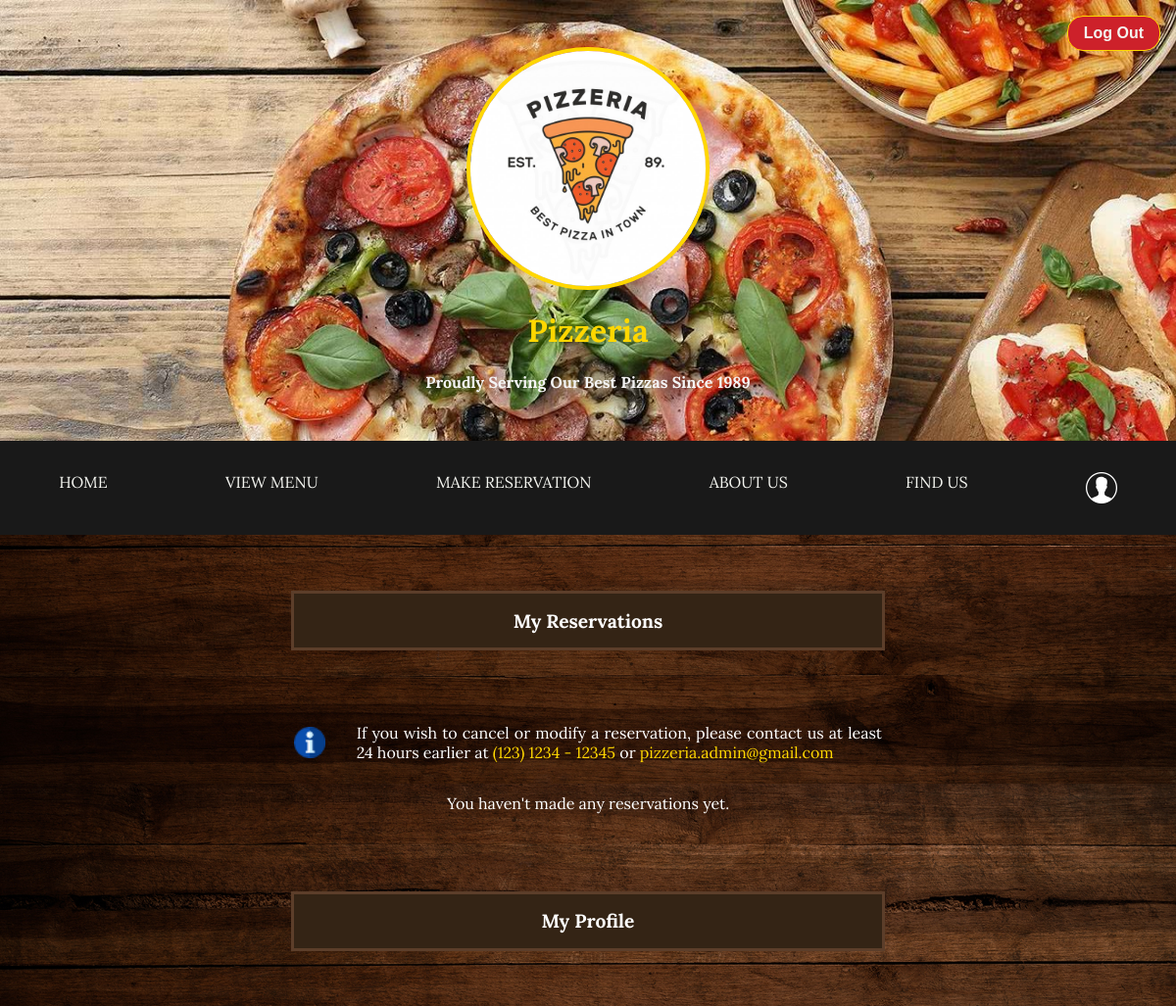
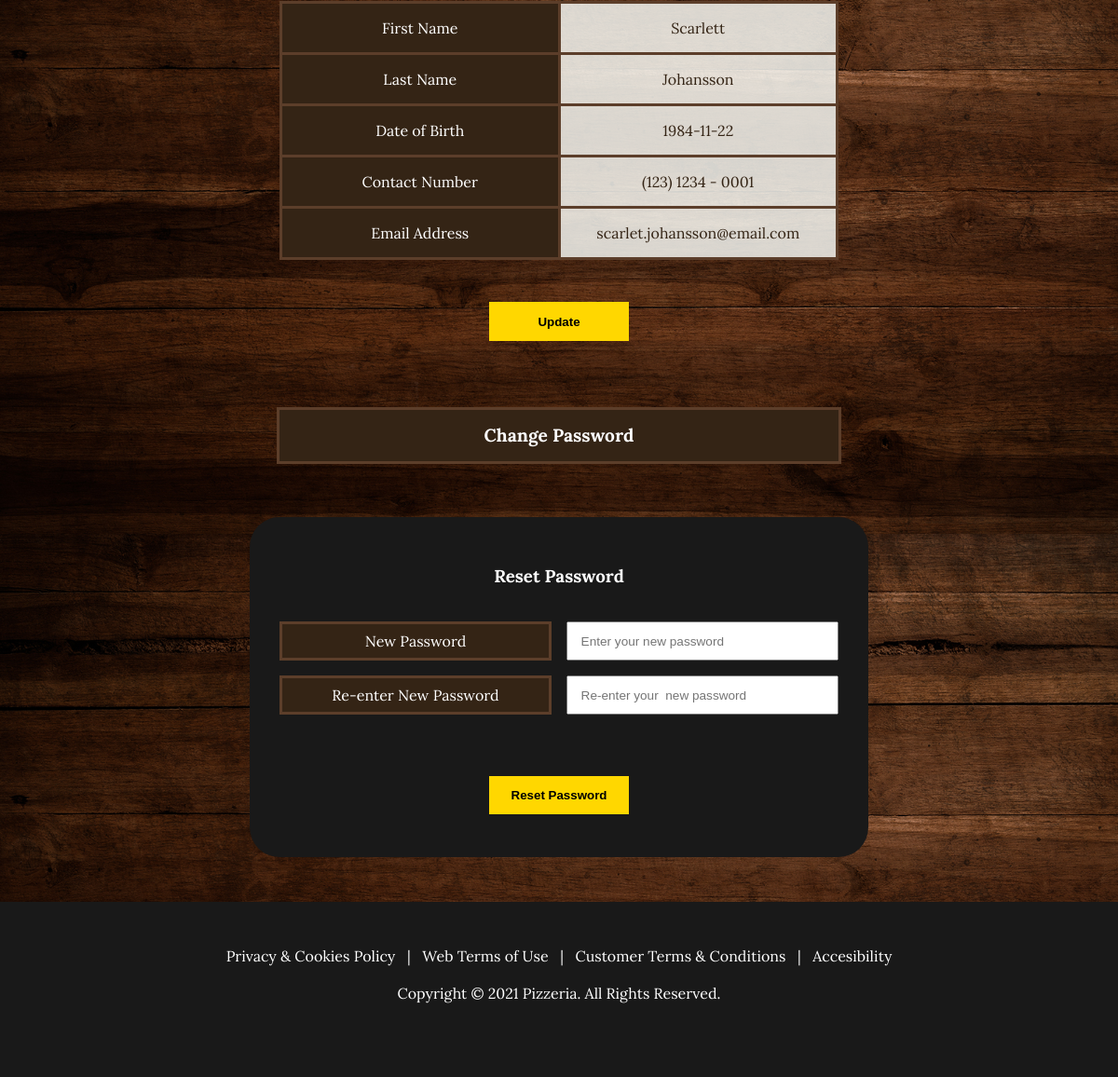
/includes/account.php (signed in), run on the app's committed database (2 pictures, top to bottom).
### tables this page shows
CREATE TABLE `customer` (
  `customer_id` int(11) NOT NULL AUTO_INCREMENT,
  `first_name` varchar(30) NOT NULL,
  `last_name` varchar(30) NOT NULL,
  `date_of_birth` DATE NOT NULL,
  `contact` varchar(30) NOT NULL,
  `email` varchar(50) NOT NULL,
  PRIMARY KEY (`customer_id`)
);

### includes/profile.php (the view, shortened to what this page needs)
<?php
    include 'dbConfig.php';
    $customer_id = $_SESSION["customer_id"];
    $sql = "SELECT *  FROM `customer` WHERE `customer_id` = '$customer_id';";
    $result = $conn->query($sql);
    echo "<div class='customer-profile'>";
    if($result->num_rows > 0) {
        $row = $result->fetch_assoc();
        echo "<h2 class='account-page-h2'>My Profile</h2>
            <div id='detailsDiv'>
                <table class='customer-details-table'>
                    <tr>
                        <th class='customer-details-table-header'>First Name</th>
                        <td class='customer-details-table-data'>".$row['first_name']."</td>
                    </tr>
                    <tr>
                        <th class='customer-details-table-header'>Last Name</th>
                        <td class='customer-details-table-data'>".$row['last_name']."</td>
                    </tr>
                    <tr>
                        <th class='customer-details-table-header'>Date of Birth</th>
                        <td class='customer-details-table-data'>".$row['date_of_birth']."</td>
                    </tr>
                    <tr>
                        <th class='customer-details-table-header'>Contact Number</th>
                        <td class='customer-details-table-data'>".$row['contact']."</td>
                    </tr>
                    <tr>
                        <th class='customer-details-table-header'>Email Address</th>
                        <td class='customer-details-table-data'>".$row['email']."</td>
                    </tr>
                </table>
                <button class='submit-button' type='button' onclick='showUpdateForm()'>Update</button>
            </div>
                    <input class='account-page-input' type='text' name='fname' value='".$row['first_name']."' required>
                    <input class='account-page-input' type='text' name='lname' value='".$row['last_name']."' required>
                    <input class='account-page-input' type='date' name='dob' value='".$row['date_of_birth']."' required>
                    <input class='account-page-input' type='text' name='contact' value='".$row['contact']."' required>
                    <input class='account-page-input' type='text' name='email' value='".$row['email']."' required>
            <script>
                // Display Update Form and Hide Profile Table
                function showUpdateForm() {
                    var detailsDiv = document.getElementById('detailsDiv');
                    detailsDiv.classList.add('no-display');
                    var updateFormDiv = document.getElementById('updateFormDiv');
                    updateFormDiv.classList.remove('no-display');
                }
                // Hide Update Form and Show Profile Table
                function hideUpdateForm() {
                    var detailsDiv = document.getElementById('detailsDiv');
                    detailsDiv.classList.remove('no-display');
                    var updateFormDiv = document.getElementById('updateFormDiv');
                    updateFormDiv.classList.add('no-display');
                }
            </script>";
    }
    else {
        echo "<p>Sorry, something went wrong :(</p>";
    }
    echo "</div>";
?>

### style.css (style rules this page uses)
body { background: url('images/background.jpg'); background-size: contain; font-family: "Lora", "Ubuntu", sans-serif; margin: 0; }
@media (min-width:0px) { body { font-size: .5rem; } }
@media (min-width:320px) { body { font-size: .65rem; } }
@media (min-width:480px) { body { font-size: .7rem; } }
@media (min-width:600px) { body { font-size: .8rem; } }
@media (min-width:801px) { body { font-size: .9rem; } }
@media (min-width:1025px) { body { font-size: 1rem; } }
h1, h2, h3 { text-align: center; }
h2 { color: white; }
.account-page-h2 { width: 50%; background-color: #342415; border: 3px solid #5C3E2A; font-size: 1.2em; padding: .8em 0; margin: 3em auto; }
.account-page-form-container { background-color: rgb(25, 25, 25); border-radius: 2em; width: 50%; margin: 2em auto; padding: 2em; }
.account-page-form-container > h3 { color: #fff; margin-bottom: 2em; }
.account-page-form { display: grid; grid-gap: 1em; grid-template-columns: repeat(2, 1fr); }
.account-page-label { border: 3px solid #5C3E2A; background-color: #342415; color: #fff; display: block; font-size: 1em; padding: .5em 1em; text-align: center; }
.account-page-input { padding: .5em 1em; font-size: .85em; outline: none; }
.submit-button { background-color: gold; border: none; width: 150px; font-weight: bold; margin: 1em auto; padding: 1em 0; outline: none; grid-column: span 2; }
.customer-profile { text-align: center; }
.customer-details-table { border-collapse: collapse; color: #fff; width: 50%; margin: 2em auto; }
.customer-details-table-header, .customer-details-table-data { border: 3px solid #5C3E2A; width: 50%; padding: 1em; }
.customer-details-table-header { background-color: #342415; font-weight: normal; }
.customer-details-table-data { background-color: rgba(244, 245, 240, 0.85); color: #342415; }

### data on the page
customer: first_name "Scarlett", last_name "Johansson", date_of_birth "1984-11-22", contact "(123) 1234 - 0001", email "scarlet.johansson@email.com"
